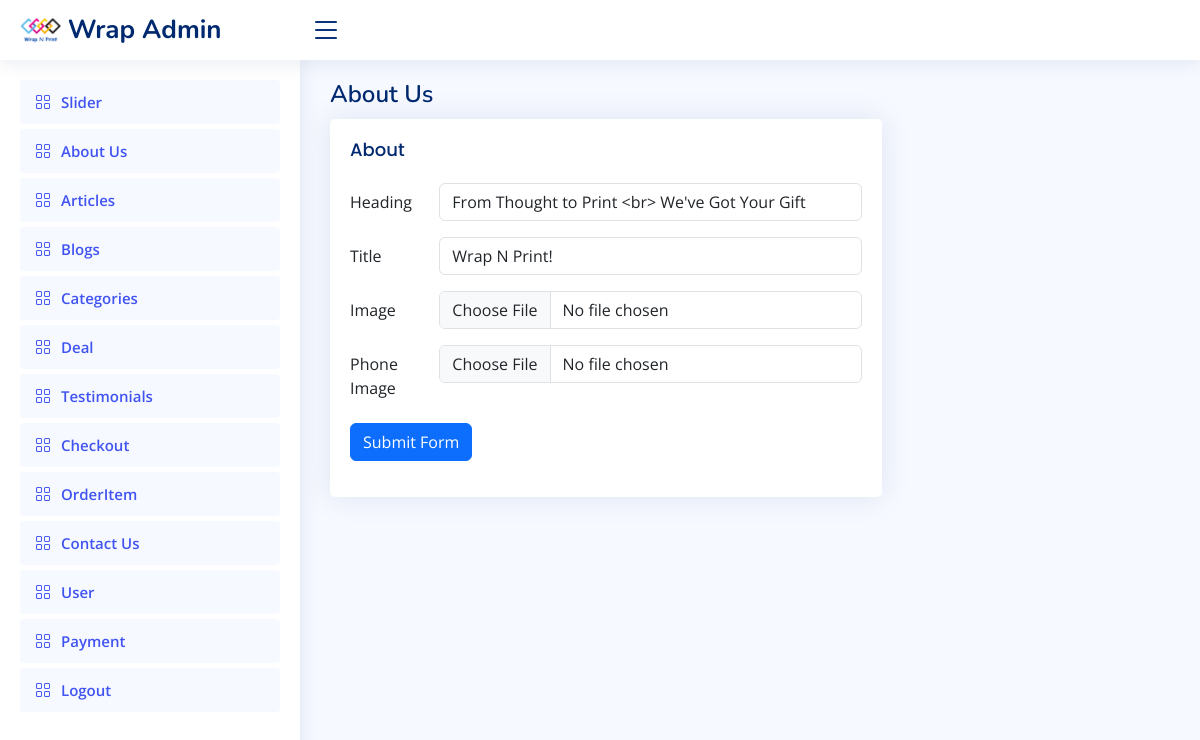
Screenshot of /panel/slideup/28/ (signed in) with the database file from the repository.
### panel/models.py (models this page shows)
class slide(models.Model):
    heading=models.CharField(max_length=20)
    title=models.CharField(max_length=20)
    img=models.ImageField(upload_to="images/",blank=True,null=True)
    phoneimg=models.ImageField(upload_to="image/",blank=True,null=True)

### panel/views.py (the view, shortened to what this page needs)
# urls.py: path('slideup/<id>/',slideup),
def slideup(request, id):
    print(id)
    queryset = slide.objects.get(id=id)
    context = {'slide': queryset}
    return render(request, 'update_slider.html', context)

### panel/templates/update_slider.html (shortened to what this page needs)
{% extends 'header1.html'%}
{% block content %}
  <main id="main" class="main">
    <div class="pagetitle">
      <h1>About Us</h1>
    </div>
    <section class="section">
      <div class="row">
        <div class="col-lg-8">
          <div class="card">
            <div class="card-body">
              <h5 class="card-title">About</h5>
              <form method="POST" action="" enctype="multipart/form-data">
                <div class="row mb-3">
                  <label for="inputText"  class="col-sm-2 col-form-label">Heading</label>
                  <div class="col-sm-10">
                    <input type="name" name="heading" class="form-control" value="{{slide.heading}}">
                  </div>
                </div>
                <div class="row mb-3">
                    <label for="inputText"  class="col-sm-2 col-form-label">Title</label>
                    <div class="col-sm-10">
                      <input type="name" name="title" class="form-control" value="{{slide.title}}">
                    </div>
                  </div>
                <div class="row mb-3">
                  <label for="inputNumber" class="col-sm-2 col-form-label">Image</label>
                  <div class="col-sm-10">
                    <input class="form-control" name="img" type="file" id="formFile" value="{{slide.img}}">
                  </div>
                </div>
                <div class="row mb-3">
                  <label for="inputNumber" class="col-sm-2 col-form-label">Phone Image</label>
                  <div class="col-sm-10">
                    <input class="form-control" name="phoneimg" type="file" id="formFile" value="{{slide.phoneimg}}">
                  </div>
                </div>
                <div class="row mb-3">
                  <div class="col-sm-10">
                    <button type="submit" name="submit" class="btn btn-primary">Submit Form</button>
                  </div>
                </div>
              </form>
            </div>
          </div>
        </div>
      </div>
    </section>
  </main>
  {% endblock %}

### panel/static/assets/css/style.css (style rules this page uses)
:root { scroll-behavior: smooth; }
body { font-family: "Open Sans", sans-serif; background: #f6f9ff; color: #444444; }
h1, h2, h3, h4, h5, h6 { font-family: "Nunito", sans-serif; }
#main { margin-top: 60px; padding: 20px 30px; transition: all 0.3s; }
.pagetitle { margin-bottom: 10px; }
.pagetitle h1 { font-size: 24px; margin-bottom: 0; font-weight: 600; color: #012970; }
.card { margin-bottom: 30px; border: none; border-radius: 5px; box-shadow: 0px 0 30px rgba(1, 41, 112, 0.1); }
.card-title { padding: 20px 0 15px 0; font-size: 18px; font-weight: 500; color: #012970; font-family: "Poppins", sans-serif; }
.card-body { padding: 0 20px 20px 20px; }
@media (min-width: 1200px) { #main, #footer { margin-left: 300px; } }

### rows the page displays
slide: heading "From Thought to Print <br> We've Got Your Gift", title "Wrap N Print!"
